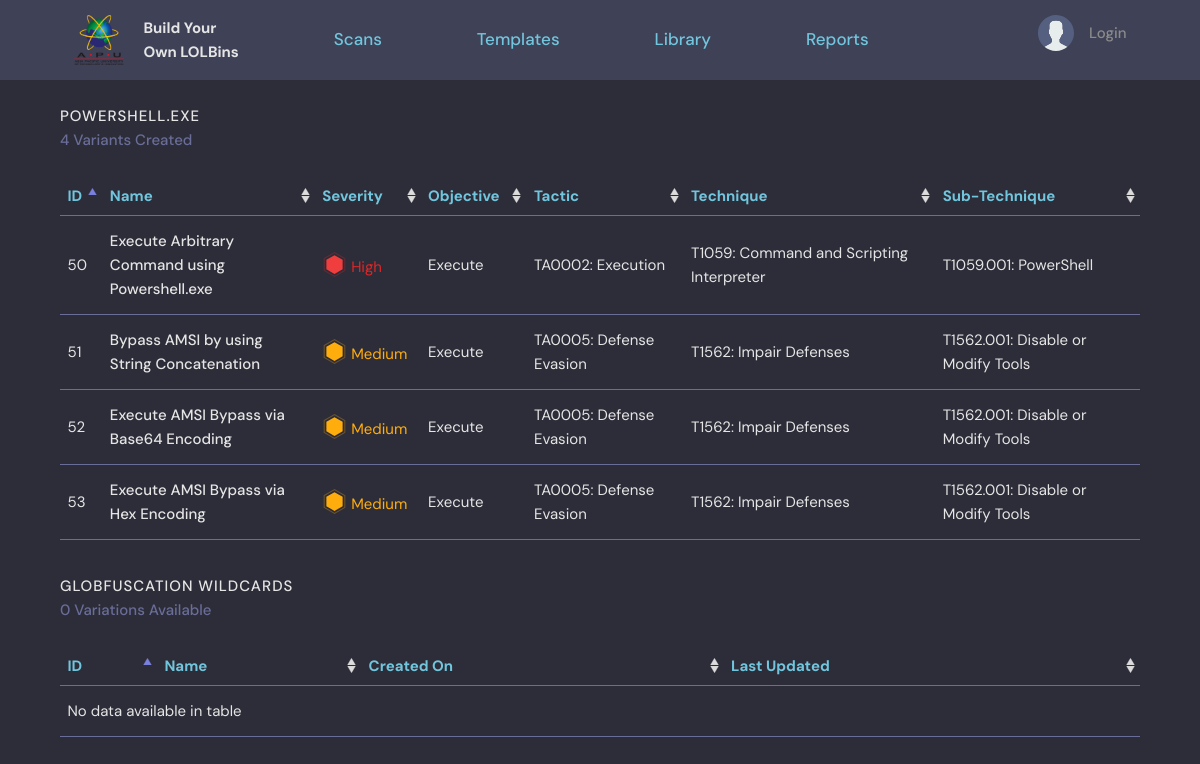
/variant/26/, run on the app's committed database.
### base/models.py (models this page shows, shortened)
class Technique(models.Model):
    user = models.ForeignKey(User, on_delete=SET_NULL, null=True, verbose_name = u'Owner')
    name = models.CharField(max_length=200, default="New Binary")
    description = models.TextField(null=True, blank=True)
    updated = models.DateTimeField(auto_now=True)
    created = models.DateTimeField(auto_now_add=True)
    Objective = models.ManyToManyField(Objective, verbose_name = u'Objectives')
    APT = models.ManyToManyField(APT, blank=True, verbose_name = u'APT Groups')
    class Meta:
        verbose_name = 'LOLBin'

class Variant(models.Model):
    name = models.CharField(max_length=200, default="New Variant")
    updated = models.DateTimeField(auto_now=True)
    created = models.DateTimeField(auto_now_add=True)
    RISK = (
    ("HIGH", "HIGH"),
    ("MEDIUM", "MEDIUM"),
    ("LOW", "LOW"))
    severity = models.CharField(max_length=6, choices=RISK)
    Technique = models.ForeignKey(Technique, on_delete=CASCADE, null=True, verbose_name = u'Binary Used')
    AttackSubTechnique = models.ForeignKey(AttackSubTechnique, on_delete=SET_NULL, null=True, verbose_name = u'ATT&CK Sub-Technique')
    Objective = models.ForeignKey(Objective, on_delete=SET_NULL, null=True)
    payload = models.TextField("Generic Payload", default=None)
    defaultPayload = models.TextField("Default Payload", default=None)
    cleanup = models.TextField("Generic Cleanup", null=True, blank=True)
    defaultCleanup = models.TextField("Default Cleanup", null=True, blank=True)
    description = models.TextField(null=True, blank=True)
    detection = models.TextField("Detection Guide", null=True, blank=True)
    prevention = models.TextField("Prevention Guide", null=True, blank=True)
    mitre = models.TextField("MITRE ATT&CK", null=True, blank=True)
    lolbas = models.TextField("LOLBAS Project", null=True, blank=True)
    class Meta:
        verbose_name = 'Variant'

class Objective(models.Model):
    name = models.CharField(max_length=200)
    class Meta:
        verbose_name = 'Objective'

class AttackSubTechnique(models.Model):
    name = models.CharField(max_length=50, default="New ATT&CK Sub-Technique")
    attackid = models.CharField("ATT&CK ID", max_length=4, default=".000")
    AttackTechnique = models.ForeignKey(AttackTechnique, on_delete=SET_NULL, null=True, verbose_name = u'Parent Technique')
    class Meta:
        verbose_name = 'ATT&CK Sub-Technique'

class AttackTechnique(models.Model):
    name = models.CharField(max_length=50, default="New ATT&CK Technique")
    attackid = models.CharField("ATT&CK ID", max_length=5, default="T0000")
    AttackTactic = models.ForeignKey(AttackTactic, on_delete=SET_NULL, null=True, verbose_name = u'Parent Tactic')
    class Meta:
        verbose_name = 'ATT&CK Technique'

class AttackTactic(models.Model):
    name = models.CharField(max_length=20, default="New ATT&CK Tactic")
    attackid = models.CharField("ATT&CK ID", max_length=6, default="TA0000")
    class Meta:
        verbose_name = 'ATT&CK Tactic'

### base/views.py (the view)
# urls.py: path('variant/<str:pk>/', views.variant, name="variant"),
def variant(request, pk):
    technique = Technique.objects.get(id=pk)
    variants = technique.variant_set.all()
    variant_count = variants.count()
    globs  = technique.glob_set.all()
    glob_count = globs.count()
    context = {'technique': technique, 'variants': variants, 'variant_count': variant_count, 'globs': globs, 'glob_count': glob_count}
    return render(request, 'base/variant.html', context)

### base/templates/base/variant.html (shortened to what this page needs)
{% extends 'main.html' %}
{% block content %}
{% load static %}
<main class="layout layout--2">
  <div class="container-column">
    <div class="roomList__header">
      <div>
          <h2>{{technique.name}}.exe</h2>
          <p>{{variant_count}} Variants Created</p>
      </div>
    </div>
    <table id="variant-table" class="table">
        <thead>
            <tr>
                <th scope="col">ID</th>
                <th scope="col">Name</th>
                <th scope="col">Severity</th>
                <th scope="col">Objective</th>
                <th scope="col">Tactic</th>
                <th scope="col">Technique</th>
                <th scope="col">Sub-Technique</th>
            </tr>
        </thead>
        <tbody>
            {% if variant_count != 0 %}
                {% for variant in variants %}
                    <tr>
                        <td style="min-width: 4rem;">{{variant.id}}</td>
                        <td style="max-width: 25rem;font-weight: 500">
                            <a data-bs-toggle="offcanvas" href="#offcanvasExample{{variant.id}}">
                                {{variant.name}}
                            </a>
                        </td>
                        <td style="min-width: 10rem;">
                            {% if variant.severity == "HIGH" %}
                                <span style="color: #DD2727;">{{variant.severity|lower|title}}</span>
                            {% elif variant.severity == "MEDIUM" %}
                                <span style="color: #FFAD0D;">{{variant.severity|lower|title}}</span>
                            {% endif %}
                        </td>
                        <td style="min-width: 10rem;">{{variant.Objective.name}}</td>
                        <td>{{variant.AttackSubTechnique.AttackTechnique.AttackTactic.attackid}}: {{variant.AttackSubTechnique.AttackTechnique.AttackTactic.name}}</td>
                        <td>{{variant.AttackSubTechnique.AttackTechnique.attackid}}: {{variant.AttackSubTechnique.AttackTechnique.name}}</td>
                        <td>
                            {% if variant.AttackSubTechnique.attackid == ".000" %}
                                -
                            {% else %}
                                {{variant.AttackSubTechnique.AttackTechnique.attackid}}{{variant.AttackSubTechnique.attackid}}: {{variant.AttackSubTechnique.name}}
                            {% endif %}
                        </td>
                    </tr>
                {% endfor %}
            {% endif %}
        </tbody>
    </table>
    <br>
    <div class="roomList__header">
      <div>
          <h2>Globfuscation Wildcards</h2>
          <p>{{glob_count}} Variations Available</p>
      </div>
    </div>
    <table id="glob-table" class="table">
        <thead>
            <tr>
                <th scope="col">ID</th>
                <th scope="col">Name</th>
                <th scope="col">Created On</th>
                <th scope="col">Last Updated</th>
            </tr>
        </thead>
        <tbody>
        </tbody>
    </table>
  </div>
</main>
{% endblock content %}

### base/static/styles/style.css (style rules this page uses)
:root { --color-main: #71c6dd; --color-main-light: #e1f6fb; --color-dark: #3f4156; --color-dark-medium: #51546e; --color-dark-light: #696d97; --color-light: #e5e5e5; --color-gray: #8b8b8b; --color-light-gray: #b2bdbd; --color-bg: #2d2d39; --color-success: #5dd693; --color-error: #fc4b0b; --color-red: hsl(0, 78%, 62%); --grayishBlue: hsl(229, 6%, 66%); }
* { font-family: "DM Sans", -apple-system, BlinkMacSystemFont, "Segoe UI", Roboto, Oxygen, Ubuntu, Cantarell, "Open Sans", "Helvetica Neue", sans-seri f; margin: 0; padding: 0; box-sizing: border-box; text-rendering: optimizeLegibility; font-size: inherit; }
html { font-size: 56.25%; }
@media only screen and (min-width: 1200px) { html { font-size: 62.5%; } }
body { line-height: 1.6; font-weight: 400; font-size: 1.5rem; color: var(--color-light-gray); background-color: var(--color-bg); min-height: 100vh; }
a { display: inline-block; color: var(--color-main); text-decoration: none; }
.container-column { max-width: 120rem; width: 90%; margin: auto; }
.layout { margin-top: 2.4rem; }
table { caption-side: bottom; border-collapse: collapse; }
.table { --bs-table-bg: transparent; --bs-table-accent-bg: transparent; --bs-table-striped-color: #212529; --bs-table-striped-bg: rgba(0, 0, 0, 0.05); --bs-table-active-color: #212529; --bs-table-active-bg: rgba(0, 0, 0, 0.1); --bs-table-hover-color: #212529; --bs-table-hover-bg: rgba(0, 0, 0, 0.075); width: 100%; margin-bottom: 1rem; color: var(--color-light); vertical-align: top; border-color: #dee2e6; }
.table > :not(caption) > * > * { padding: 0.75rem 0.75rem; vertical-align: center; background-color: var(--bs-table-bg); border-bottom-width: 1px; box-shadow: inset 0 0 0 9999px var(--bs-table-accent-bg); }
.table > tbody { vertical-align: center; }
.table > thead { vertical-align: center; border-bottom: 1.8px solid var(--color-dark-light); }
.table > thead > tr > th { text-align: left; color: var(--color-main); }
.table > tbody > tr > td { text-align: left; border-bottom: 1.8px solid var(--color-dark-light); padding-top: 1.3rem; padding-bottom: 1.3rem; vertical-align: center; }
.table > tbody > tr > td > a { color: var(--color-light); }
.table > tbody > tr > td > svg { vertical-align: text-bottom; }
.table > :not(:last-child) > :last-child > * { border-bottom-color: currentColor; }
table.dataTable thead .sorting { background: url('/static/images/sort_both.png') no-repeat center right; }
table.dataTable thead .sorting_asc { background: url('/static/images/sort_asc.png') no-repeat center right; }
.roomList__header { display: flex; justify-content: space-between; align-items: center; margin-bottom: 2.4rem; }
.roomList__header h2 { text-transform: uppercase; font-weight: 500; color: var(--color-light); letter-spacing: 1px; }
.roomList__header p { font-weight: 500; color: var(--color-dark-light); }

### data on the page
Technique: name "POWERSHELL"
Variant: id "50", name "Execute Arbitrary Command using Powershell.exe", severity "High", Objective.name "Execute", AttackSubTechnique.AttackTechnique.AttackTactic.attackid "TA0002", AttackSubTechnique.AttackTechnique.AttackTactic.name "Execution", AttackSubTechnique.AttackTechnique.attackid "T1059", AttackSubTechnique.AttackTechnique.name "Command and Scripting Interpreter", AttackSubTechnique.attackid ".001", AttackSubTechnique.name "PowerShell"
Variant: id "51", name "Bypass AMSI by using String Concatenation", severity "Medium", Objective.name "Execute", AttackSubTechnique.AttackTechnique.AttackTactic.attackid "TA0005", AttackSubTechnique.AttackTechnique.AttackTactic.name "Defense Evasion", AttackSubTechnique.AttackTechnique.attackid "T1562", AttackSubTechnique.AttackTechnique.name "Impair Defenses", AttackSubTechnique.attackid ".001", AttackSubTechnique.name "Disable or Modify Tools"
Variant: id "52", name "Execute AMSI Bypass via Base64 Encoding", severity "Medium", Objective.name "Execute", AttackSubTechnique.AttackTechnique.AttackTactic.attackid "TA0005", AttackSubTechnique.AttackTechnique.AttackTactic.name "Defense Evasion", AttackSubTechnique.AttackTechnique.attackid "T1562", AttackSubTechnique.AttackTechnique.name "Impair Defenses", AttackSubTechnique.attackid ".001", AttackSubTechnique.name "Disable or Modify Tools"
Variant: id "53", name "Execute AMSI Bypass via Hex Encoding", severity "Medium", Objective.name "Execute", AttackSubTechnique.AttackTechnique.AttackTactic.attackid "TA0005", AttackSubTechnique.AttackTechnique.AttackTactic.name "Defense Evasion", AttackSubTechnique.AttackTechnique.attackid "T1562", AttackSubTechnique.AttackTechnique.name "Impair Defenses", AttackSubTechnique.attackid ".001", AttackSubTechnique.name "Disable or Modify Tools"

### other printed values
{{ variant_count }} "4"
{{ glob_count }} "0"
